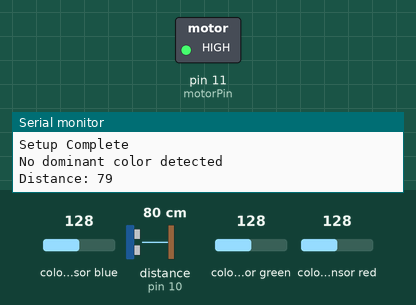
Simulated run of this sketch. Board: Arduino Uno, built with avr-gcc and run on an emulated ATmega328P. Shown: switched loads named in the sketch (green lamp = pin HIGH), the last lines printed to the serial monitor. Wiring (inferred from the names in the program): ultrasonic range finder: trigger pin 9; echo pin 10; TCS3200 colour sensor: output pin 8; S2 pin 6; S3 pin 7; S0 pin 4; S1 pin 5. Dashed ring = blinking. The test bench sets the inputs (shaded band); at power-on: distance to the obstacle (sensor on pin 10) 80 cm, colour sensor blue 128, colour sensor green 128, colour sensor red 128. The echo pulse lasts 58.3 µs per cm; pins used as bus, display or sensor lines are not drawn.

Above: at 1.2 s.
1.3 s: distance to the obstacle (sensor on pin 10) set to 14 cm
4.8 s: distance to the obstacle (sensor on pin 10) set to 10 cm
At 5.9 s:
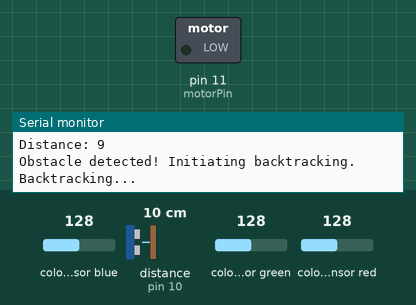
Timing chart, 0 to 7.8 s (numbered marks = the images above; inputs shaded):
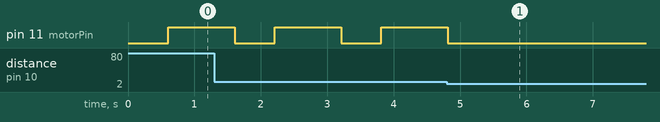

Measured:
- the behaviour switches between 12 and 11 cm on distance to the obstacle (sensor on pin 10) (found by bisection; images 0 and 1)
- after the input at 4.8 s, pin 11 (motorPin): goes on until 4.8 s, then stays LOW
- by itself, pin 11 (motorPin): alternates HIGH for 1.0 s and LOW for 0.60 s

The sketch:

backtracking.ino
```cpp
#define S0 4
#define S1 5
#define S2 6
#define S3 7
#define sensorOut 8
#define motorPin 11  // Added motorPin definition
const int trigPin = 9;
const int echoPin = 10;

// Sequence definition
char sequence[] = {'R', 'G', 'B', 'G', 'B'};
int sequenceIndex = 0;

// Color sensor mapping values
int redMin = 0, redMax = 1118;
int greenMin = 0, greenMax = 2200;
int blueMin = 3, blueMax = 2200;

// Variables for Color Pulse Width Measurements
int redPW = 0, greenPW = 0, bluePW = 0;

// Variables for final Color values
int redRaw, greenRaw, blueRaw;

// Visited tiles tracking (dummy coordinate system for now)
struct Tile { int x; int y; };
Tile visited[100];
int visitedCount = 0;

// Stack for backtracking
struct StackTile { int x; int y; };
StackTile backtrackStack[100];
int stackTop = -1;

void pushToStack(int x, int y) {
  stackTop++;
  backtrackStack[stackTop].x = x;
  backtrackStack[stackTop].y = y;
}

StackTile popFromStack() {
  StackTile tile = backtrackStack[stackTop];
  stackTop--;
  return tile;
}

bool isStackEmpty() { return stackTop == -1; }

void setup() {
  pinMode(S0, OUTPUT);
  pinMode(S1, OUTPUT);
  pinMode(S2, OUTPUT);
  pinMode(S3, OUTPUT);
  pinMode(sensorOut, INPUT);
  digitalWrite(S0, HIGH);
  digitalWrite(S1, LOW);
  pinMode(trigPin, OUTPUT);
  pinMode(echoPin, INPUT);
  pinMode(motorPin, OUTPUT);
  Serial.begin(9600);
  Serial.println("Setup Complete");
}

void sendUltrasonicPulse() {
  digitalWrite(trigPin, LOW);
  delayMicroseconds(2);
  digitalWrite(trigPin, HIGH);
  delayMicroseconds(10);
  digitalWrite(trigPin, LOW);
}

int getDistance() {
  sendUltrasonicPulse();
  long duration = pulseIn(echoPin, HIGH);
  int distance = duration * 0.034 / 2;
  return distance;
}

bool isTileVisited(int x, int y) {
  for (int i = 0; i < visitedCount; i++) {
    if (visited[i].x == x && visited[i].y == y)
      return true;
  }
  return false;
}

void markTileVisited(int x, int y) {
  visited[visitedCount].x = x;
  visited[visitedCount].y = y;
  visitedCount++;
}

void moveOneStep() {
  analogWrite(motorPin, 255); // Move forward at full speed
  delay(1000);                // Move for 1 second (1 step)
  analogWrite(motorPin, 0);   // Stop motor
}

void backtrack() {
  Serial.println("Backtracking...");
  while (!isStackEmpty()) {
    StackTile tile = popFromStack();
    Serial.print("Backtracking to tile: ");
    Serial.print(tile.x);
    Serial.print(", ");
    Serial.println(tile.y);
    delay(1000);
  }
}

void loop() {
  // Read pulse widths using your custom functions
  redPW = getRedPW();
  redRaw = map(redPW, redMin, redMax, 255, 0);
  delay(200);

  greenPW = getGreenPW();
  greenRaw = map(greenPW, greenMin, greenMax, 255, 0);
  delay(200);

  bluePW = getBluePW();
  blueRaw = map(bluePW, blueMin, blueMax, 255, 0);
  delay(200);

  // Determine dominant color
  char detectedColor = 'N';
  if (redRaw > greenRaw && redRaw > blueRaw) {
    detectedColor = 'R';
    Serial.println("Red detected");
  } else if (greenRaw > redRaw && greenRaw > blueRaw) {
    detectedColor = 'G';
    Serial.println("Green detected");
  } else if (blueRaw > redRaw && blueRaw > greenRaw) {
    detectedColor = 'B';
    Serial.println("Blue detected");
  } else {
    Serial.println("No dominant color detected");
  }

  int distance = getDistance();
  Serial.print("Distance: ");
  Serial.println(distance);

  // Check if the detected color matches the sequence for this tile
  if (distance > 10) {
    if (detectedColor == sequence[sequenceIndex] && !isTileVisited(sequenceIndex, sequenceIndex)) {
      markTileVisited(sequenceIndex, sequenceIndex); // Update with proper coordinates as needed
      pushToStack(sequenceIndex, sequenceIndex);
      sequenceIndex++;
      Serial.println("Color matched! Moving to next in sequence.");
    } else if (isTileVisited(sequenceIndex, sequenceIndex)) {
      Serial.println("Duplicate tile detected, skipping.");
    }
    moveOneStep();
  } else {
    Serial.println("Obstacle detected! Initiating backtracking.");
    backtrack();
  }

  if (sequenceIndex >= sizeof(sequence) / sizeof(sequence[0])) {
    Serial.println("Sequence complete!");
    while (true);  // Halt further execution
  }
}

int getRedPW() {
  // Set sensor to read Red only
  digitalWrite(S2, LOW);
  digitalWrite(S3, LOW);
  return pulseIn(sensorOut, LOW);
}

int getGreenPW() {
  // Set sensor to read Green only
  digitalWrite(S2, HIGH);
  digitalWrite(S3, HIGH);
  return pulseIn(sensorOut, LOW);
}

int getBluePW() {
  // Set sensor to read Blue only
  digitalWrite(S2, LOW);
  digitalWrite(S3, HIGH);
  return pulseIn(sensorOut, LOW);
}
```
